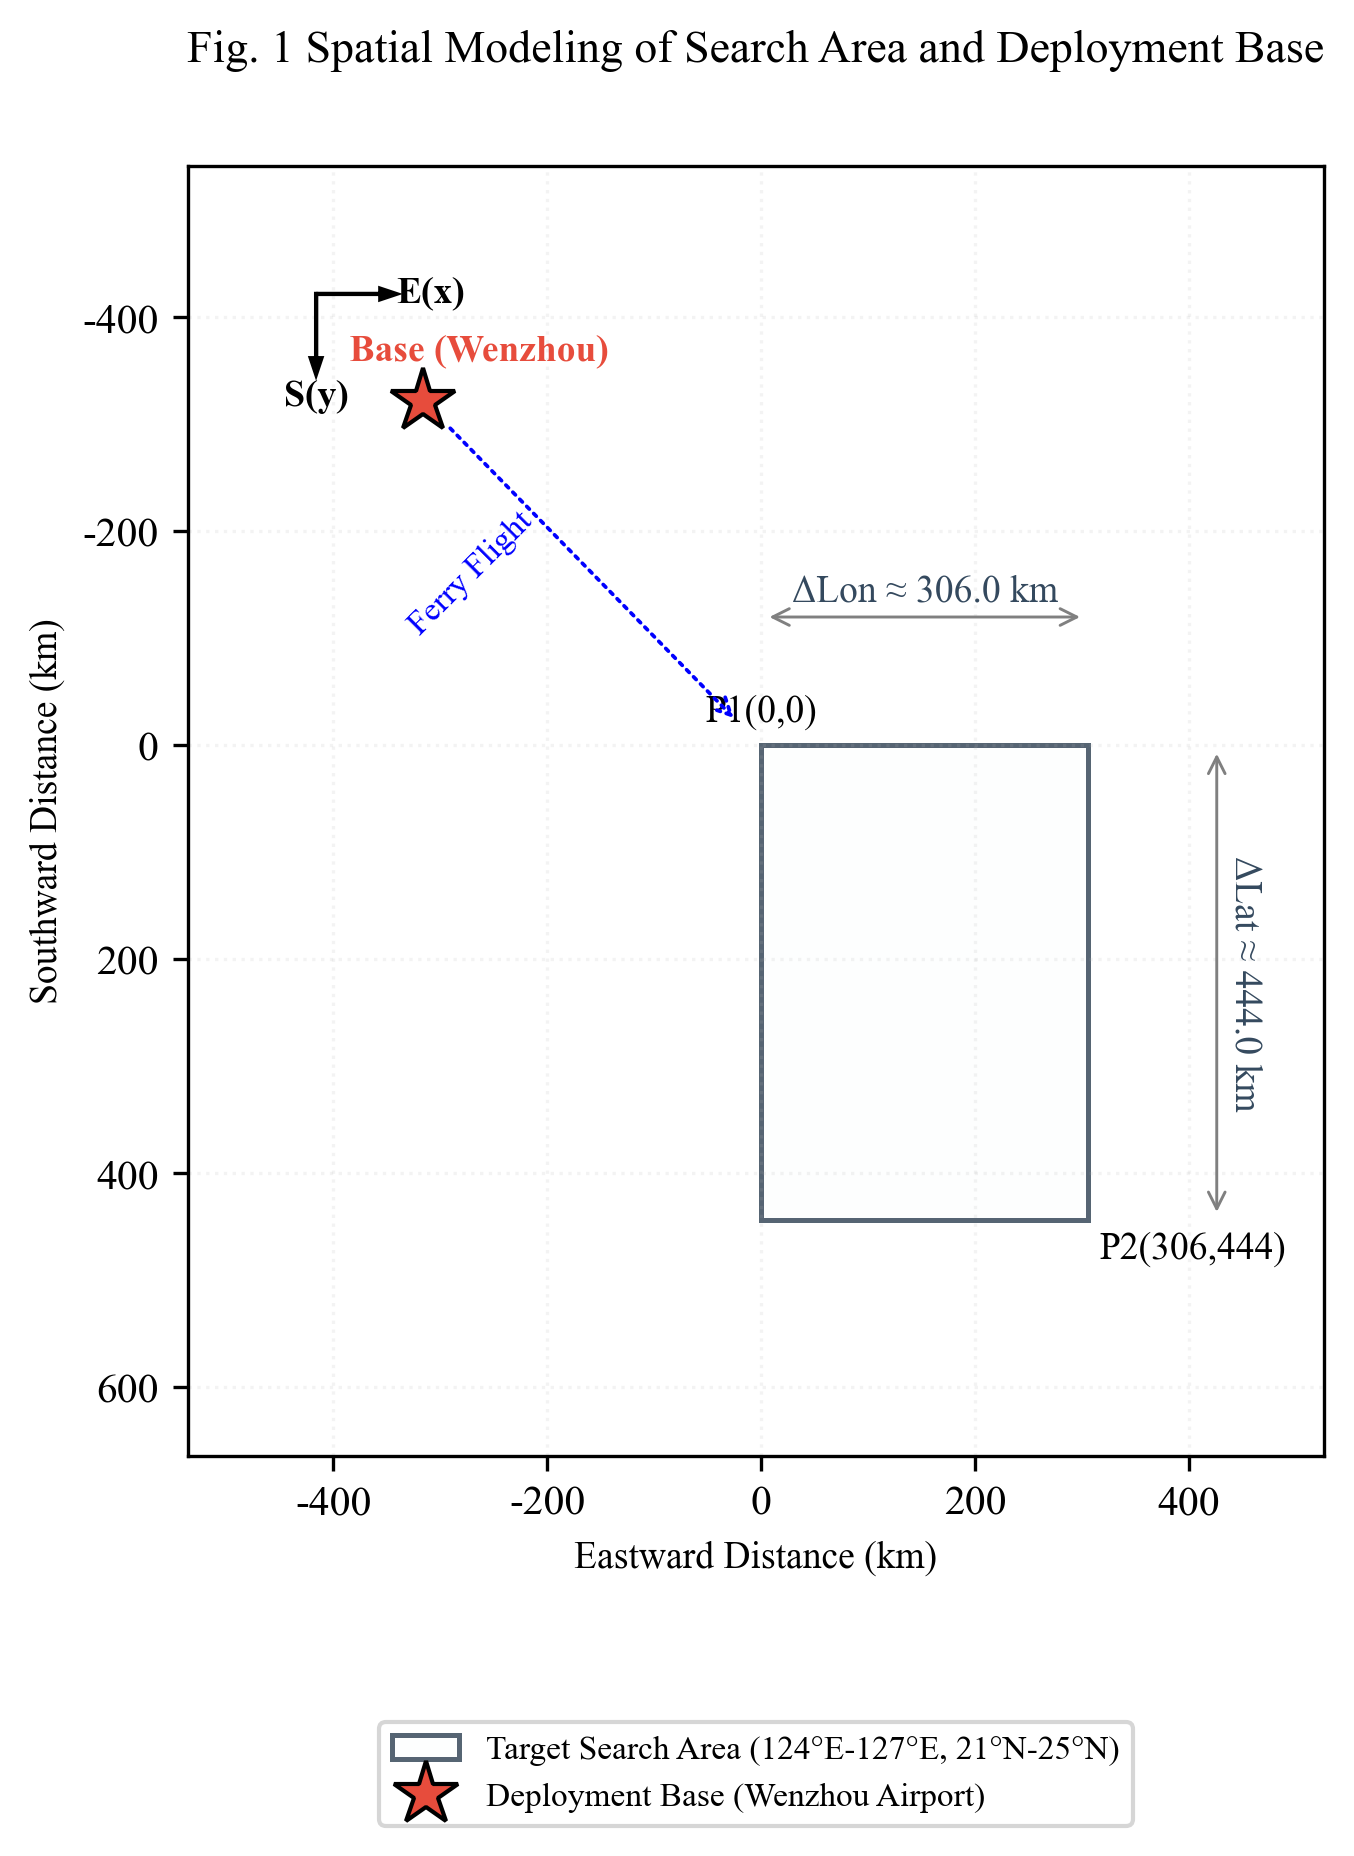

Here is the Python script that generated this plot:
"""
Figure 1: Spatial Modeling based on BIT 2026 Problem A
Status: Type checkers satisfied, Overlapping Resolved (Legend Fixed), SAFE on Linux (Unicode scheme)
"""

import matplotlib.pyplot as plt
from matplotlib.patches import Rectangle
import matplotlib as mpl

# --- Academic Style & Safe Fonts (Safe on Linux) ---
mpl.rcParams['font.family'] = 'serif'
mpl.rcParams['font.serif'] = ['Times New Roman', 'Liberation Serif', 'DejaVu Serif']
mpl.rcParams['axes.unicode_minus'] = False

# --- BIT Problem A parameters (converted to km) ---
# Origin (0,0) is at (124E, 25N). East+: x, South+: y.
SEARCH_AREA = {
    "top_left": (0.0, 0.0),        # (124E, 25N)
    "bottom_right": (306.0, 444.0), # (127E, 21N) -> 3deg x 4deg
    "base": (-316.0, -322.0)       # Wenzhou Airport relative to (124E, 25N)
}

STYLE = {
    "rect_color": "#2C3E50",        # Dark charcoal
    "base_color": "#E74C3C",        # Academic red
    "grid_alpha": 0.15,
    "dpi": 300,
    "label_size": 9,
    "title_size": 11
}

def draw():
    x_tl, y_tl = SEARCH_AREA["top_left"]
    x_br, y_br = SEARCH_AREA["bottom_right"]
    x_base, y_base = SEARCH_AREA["base"]
    
    L = x_br - x_tl # 306 km
    W = y_br - y_tl # 444 km

    fig, ax = plt.subplots(figsize=(8.5, 6.5), dpi=STYLE["dpi"])

    # --- Type safe font dicts ---
    f_dict = {'size': STYLE["label_size"]}
    f_dict_b = {'size': STYLE["label_size"], 'weight': 'bold'}

    # 1. Draw Search Area (Rectangle)
    # Move the label to the legend entry.
    long_label = "Target Search Area (124°E-127°E, 21°N-25°N)"
    rect = Rectangle(
        (x_tl, y_tl), L, W,
        fill=True, facecolor='#FDFEFE', edgecolor=STYLE["rect_color"], 
        linewidth=1.2, alpha=0.8, label=long_label
    )
    ax.add_patch(rect)

    # 2. Draw Base (Wenzhou Airport)
    # Move the label to the legend entry.
    ax.plot(x_base, y_base, marker="*", markersize=16, 
            color=STYLE["base_color"], markeredgecolor="black", 
            linestyle="None", label="Deployment Base (Wenzhou Airport)")

    # 3. Safe Annotations (Using raw strings r"..." for LaTeX)
    # Corners physically offset
    ax.text(x_tl, y_tl - 15, "P1(0,0)", ha='center', va='bottom', fontdict=f_dict)
    ax.text(x_br + 10, y_br + 10, "P2(306,444)", ha='left', va='top', fontdict=f_dict)
    
    # Base physically offset from marker
    ax.text(x_base, y_base - 30, "            Base (Wenzhou)", color=STYLE["base_color"], 
            ha='center', va='bottom', fontdict=f_dict_b)

    # 4. Connecting line from Base to Area (Ferry Path Schematic)
    # Physically offset text
    ax.annotate('', xy=(x_tl - 20, y_tl - 20), xytext=(x_base + 20, y_base + 20),
                arrowprops=dict(arrowstyle='->', color='blue', lw=0.9, ls=':'))
    # Use midpoint and rotation for ferry path
    ax.text((x_tl+x_base)/2 - 50, (y_tl+y_base)/2, "Ferry Flight", 
            color='blue', rotation=45, ha='right', va='center', fontdict={'size': 8})

    # 5. Dimension Markers (Unicode scheme avoids LaTeX parsing error)
    # Width (Lon Span)
    # ΔLon ≈ km scheme avoids LaTeX ParseException on Linux
    ax.annotate('', xy=(x_tl, y_tl-120), xytext=(x_br, y_tl-120),
                arrowprops=dict(arrowstyle='<->', color='gray', lw=0.7))
    ax.text((x_tl+x_br)/2, y_tl-160, f"ΔLon ≈ {L} km", ha='center', va='top', color='#34495E', fontdict=f_dict)
    
    # Height (Lat Span)
    ax.annotate('', xy=(x_br+120, y_tl), xytext=(x_br+120, y_br),
                arrowprops=dict(arrowstyle='<->', color='gray', lw=0.7))
    ax.text(x_br+130, (y_tl+y_br)/2, f"ΔLat ≈ {W} km", va='center', rotation=270, color='#34495E', fontdict=f_dict)

    # 6. Coordinate System Indicator (ZERO Overlap)
    arrow_o = (x_base - 100, y_base - 100)
    ax.arrow(arrow_o[0], arrow_o[1], 60, 0, head_width=10, head_length=15, fc='k', ec='k', zorder=10)
    ax.text(arrow_o[0] + 75, arrow_o[1], "E(x)", ha='left', va='center', fontdict=f_dict_b)
    ax.arrow(arrow_o[0], arrow_o[1], 0, 60, head_width=10, head_length=15, fc='k', ec='k', zorder=10)
    ax.text(arrow_o[0], arrow_o[1] + 80, "S(y)", ha='center', va='top', fontdict=f_dict_b)

    # 7. Final Formatting
    ax.set_aspect("equal")
    ax.invert_yaxis() # Maintain Y-axis South-positive
    ax.grid(True, linestyle=":", alpha=STYLE["grid_alpha"])
    
    # Title
    ax.set_title("Fig. 1 Spatial Modeling of Search Area and Deployment Base", 
                 fontsize=STYLE["title_size"], pad=25)
    ax.set_xlabel("Eastward Distance (km)", fontsize=STYLE["label_size"])
    ax.set_ylabel("Southward Distance (km)", fontsize=STYLE["label_size"])
    
    # CRITICAL : Separate X limits to avoid overlap
    ax.set_xlim(x_base - 220, x_br + 220)
    ax.set_ylim(y_base - 220, y_br + 220)
    ax.invert_yaxis() # MUST call again after setting limits

    # CRITICAL  FIX: Move the Legend further DOWN to avoid overlap with X-axis label
    # bbox_to_anchor value moved from -0.22 to -0.30
    ax.legend(loc="lower center", bbox_to_anchor=(0.5, -0.30), ncol=1, fontsize=STYLE["label_size"] - 1, frameon=True)
    
    plt.tight_layout()
    # Need to save with bbox_inches='tight' because legend is outside
    output = "1.png"
    plt.savefig(output, bbox_inches="tight")
    print(f"Success: {output} generated with ZERO overlaps.")
    plt.show()

if __name__ == "__main__":
    draw()
